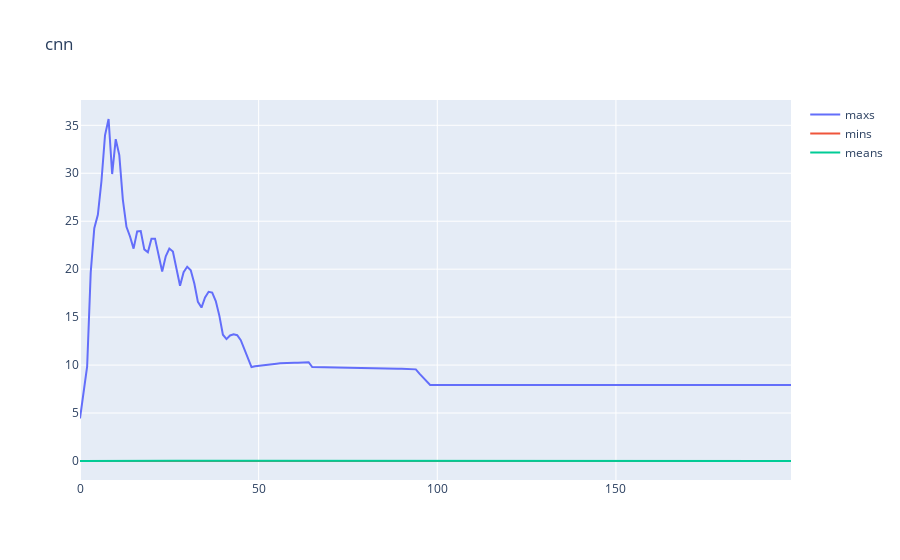
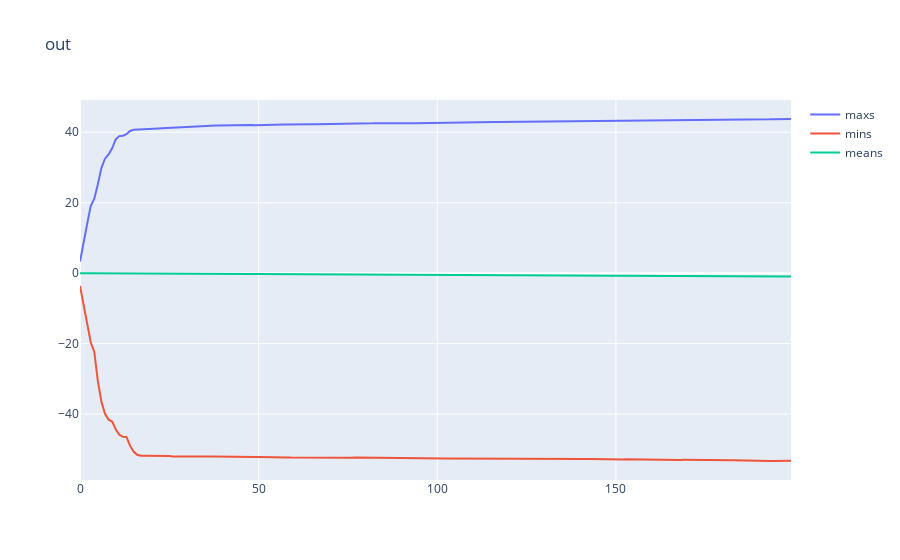

The cell these charts' notebook holds for them, in order:
### Code cell
# print(full_log[0])

def mmm(val_dict, title):
  fig = go.Figure()
  plot2 = go.Scatter(y=val_dict["max"], name="maxs")
  plot3 = go.Scatter(y=val_dict["min"], name="mins")
  plot4 = go.Scatter(y=val_dict["mean"], name="means")

  fig.add_traces([plot2, plot3, plot4])
  fig.update_layout(title=title)
  return fig

# mmm(full_log[900]["in"], "in").show()
mmm(log["cnn"], "cnn").show()
mmm(log["out"], "out").show()

### Figure 1 — Plotly figure (JSON) as saved in the notebook; plotly's stock layout.template omitted (floating-point values rounded to 4 significant figures; data arrays with more than 128 entries replaced by an {"elided": "..."} marker saying what was removed)
{"data": [{"name": "maxs", "type": "scatter", "y": {"elided": "200 float values"}}, {"name": "mins", "type": "scatter", "y": {"elided": "200 int values"}}, {"name": "means", "type": "scatter", "y": {"elided": "200 float values"}}], "layout": {"title": {"text": "cnn"}}}

### Figure 2 — Plotly figure (JSON) as saved in the notebook; plotly's stock layout.template omitted (floating-point values rounded to 4 significant figures; data arrays with more than 128 entries replaced by an {"elided": "..."} marker saying what was removed)
{"data": [{"name": "maxs", "type": "scatter", "y": {"elided": "200 float values"}}, {"name": "mins", "type": "scatter", "y": {"elided": "200 float values"}}, {"name": "means", "type": "scatter", "y": {"elided": "200 float values"}}], "layout": {"title": {"text": "out"}}}
